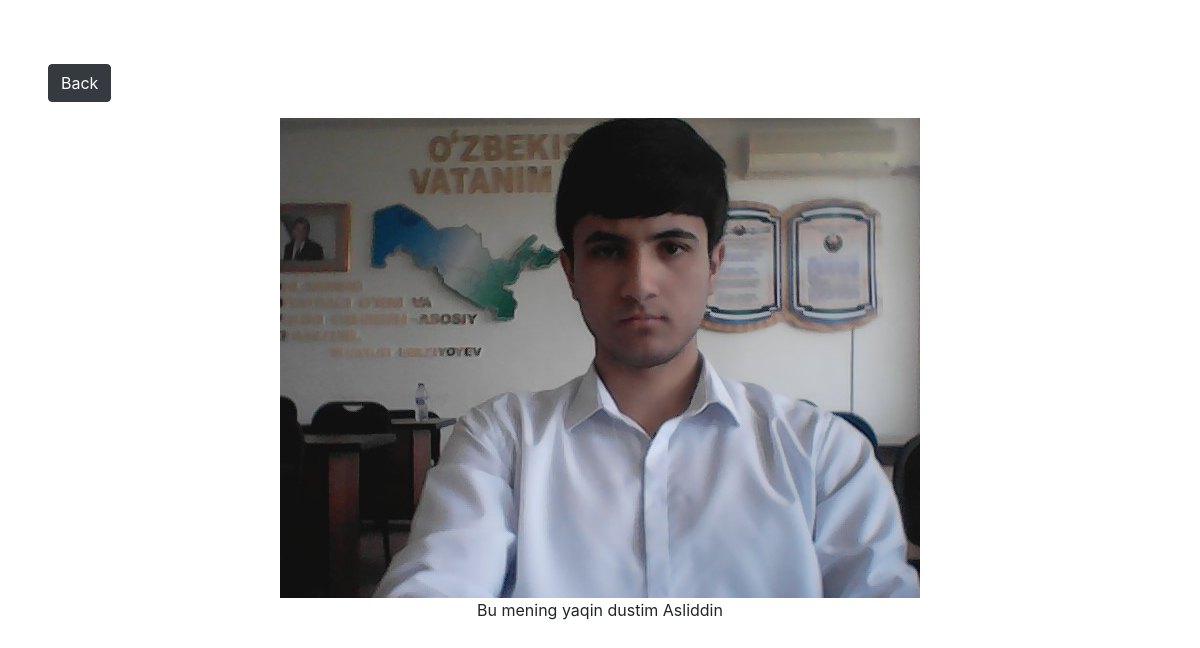
Screenshot of /photo/6/ with the database file from the repository.
### photos/models.py (models this page shows, shortened)
class Photo(models.Model):
    image = models.ImageField(null=False, blank=False) #pip install pilow
    description = models.TextField()
    date_posted = models.DateTimeField(default=timezone.now)
    author = models.ForeignKey(User,on_delete=models.CASCADE,null=True,blank=True)

### photos/views.py (the view)
# urls.py: path('photo/<str:pk>/',views.viewPhoto,name='viewPhoto'),
def viewPhoto(request,pk):
    photos = Photo.objects.get(id = pk)
    return render(request,'photos/photo.html',{'photos':photos})

### photos/templates/photos/photo.html
{% extends 'photos/base.html' %}
{% block content %}
<a href="{% url 'gallery' %}" class="btn btn-dark my-3">Back</a>
<center>
    <div class="container">
        <div class="row justify-content-center">
            <div class="col">
                <div style="height: 90vh;">
                    <img style="max-width: 100%; max-height:100%;" src="{{ photos.image.url }}" alt="Rasm">
                    <p>{{ photos.description }}</p>
                </div>
            </div>
        </div>
    </div>
</center>
{% endblock content %}

### rows the page displays
Photo: image (placeholder picture), description "Bu mening yaqin dustim Asliddin"
